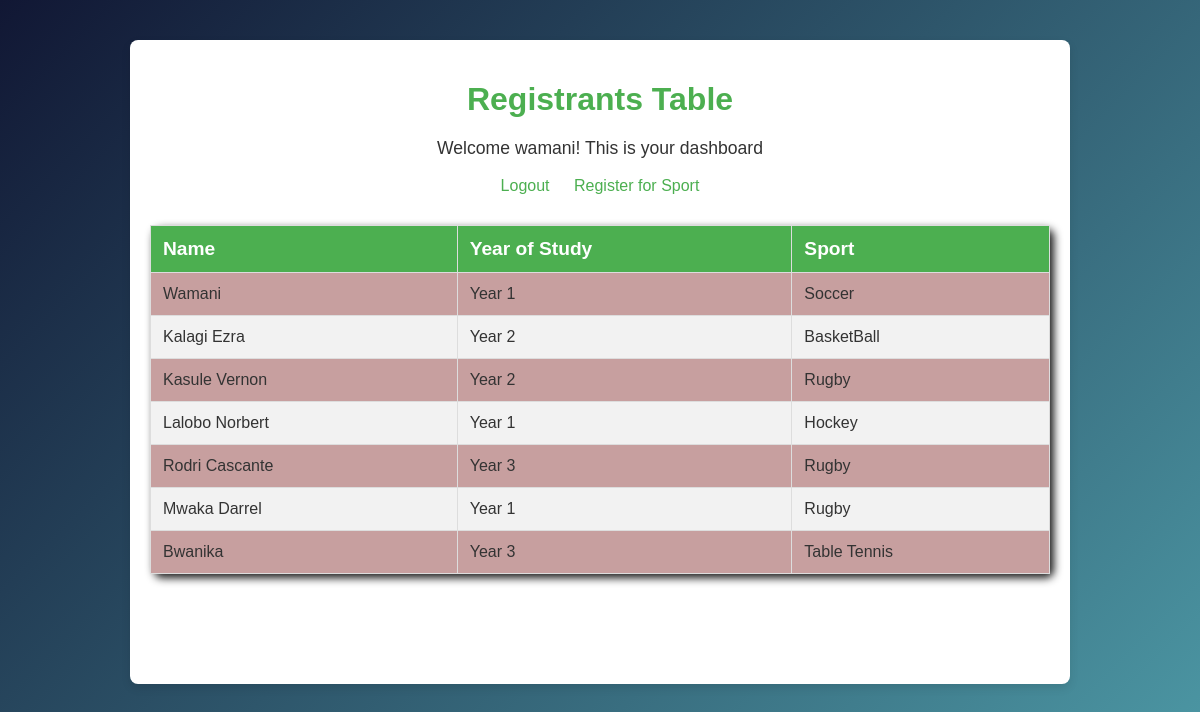
Screenshot of /registrants (signed in) with the database file from the repository.
### f_app.py (models this page shows, shortened)
class User(db.Model, UserMixin):
    id = db.Column(db.Integer, primary_key=True)
    username = db.Column(db.String(20), nullable=False, unique=True)
    password_hash = db.Column(db.String(150), nullable=False)

class Registrant(db.Model):
    id = db.Column(db.Integer, primary_key=True)
    name = db.Column(db.String(40), nullable=False, unique=True)
    year = db.Column(db.String(10), nullable=False)
    sport = db.Column(db.String(20), nullable=False)

### f_app.py (the view)
@app.route("/registrants")
@login_required
def registrant():
    records = Registrant.query.all()
    return render_template("registrants.html", registrants=records, username=current_user.username)

### f_app.py (called while the page is built)
@login_manager.user_loader
def load_user(user_id):
    return User.query.get(int(user_id))

### templates/registrants.html (shortened to what this page needs)
{% extends 'layout.html' %}
{% block body %}
    <div class="container">
        <h1>Registrants Table</h1>
        <p>Welcome {{ username }}! This is your dashboard</p>
        <div class="nav-links">
            <a href="{{ url_for('logout') }}" id="logout-link">Logout</a>
            <a href="{{ url_for('home_sport') }}">Register for Sport</a>
        </div>
        <table>
            <thead>
                <tr>
                    <th>Name</th>
                    <th>Year of Study</th>
                    <th>Sport</th>
                </tr>
            </thead>
            <tbody>
                {% for name in registrants %}
                <tr>
                    <td>{{ name.name }}</td>
                    <td>{{ name.year }}</td>
                    <td>{{ name.sport }}</td>
                </tr>
                {% endfor %}
            </tbody>
        </table>
    </div>
{% endblock %}

### templates/layout.html (shortened to what this page needs)
<!DOCTYPE html>
<html lang="en">
<head>
    <link rel="stylesheet" href="{{ url_for('static', filename='css/style.css') }}">
</head>
<body>
    <main>
        {% block body %} {% endblock %}
    </main>
</body>
</html>

### static/css/style.css (style rules this page uses)
table { width: 100%; border-collapse: collapse; margin: 10% auto; font-family: Arial, sans-serif; border-radius: 8px; overflow: visible; box-shadow: 4px 4px 8px rgba(0,0,0,0.9); }
thead { background-color: #4CAF50; color: white; font-size: 1.2em; font-weight: bold; }
th, td { border: 1px solid #000; padding: 11px; text-align: left; }
tbody tr:nth-child(odd) { background-color: #c79f9f; }

### templates/registrants.html (style rules this page uses)
body { background: linear-gradient(135deg, #111734, #4b95a2); font-family: Arial, sans-serif; margin: 0; padding: 0; color: #333; }
.container { max-width: 900px; margin: 40px auto; padding: 20px; background: #fff; border-radius: 8px; box-shadow: 0 4px 10px rgba(0,0,0,0.1); }
h1 { text-align: center; color: #4CAF50; margin-bottom: 20px; }
p { font-size: 1.1rem; text-align: center; }
a { color: #4CAF50; text-decoration: none; margin: 0 10px; }
table { width: 100%; border-collapse: collapse; margin-top: 20px; }
th, td { border: 1px solid #ddd; padding: 12px; text-align: left; }
th { background-color: #4CAF50; color: white; }
tr:nth-child(even) { background-color: #f2f2f2; }
#logout-link { display: inline-block; margin-bottom: 10px; }
.nav-links { text-align: center; margin-bottom: 20px; }

### rows the page displays
User: username "wamani"
Registrant: name "Wamani", year "Year 1", sport "Soccer"
Registrant: name "Kalagi Ezra", year "Year 2", sport "BasketBall"
Registrant: name "Kasule Vernon", year "Year 2", sport "Rugby"
Registrant: name "Lalobo Norbert", year "Year 1", sport "Hockey"
Registrant: name "Rodri Cascante", year "Year 3", sport "Rugby"
Registrant: name "Mwaka Darrel", year "Year 1", sport "Rugby"
Registrant: name "Bwanika", year "Year 3", sport "Table Tennis"
